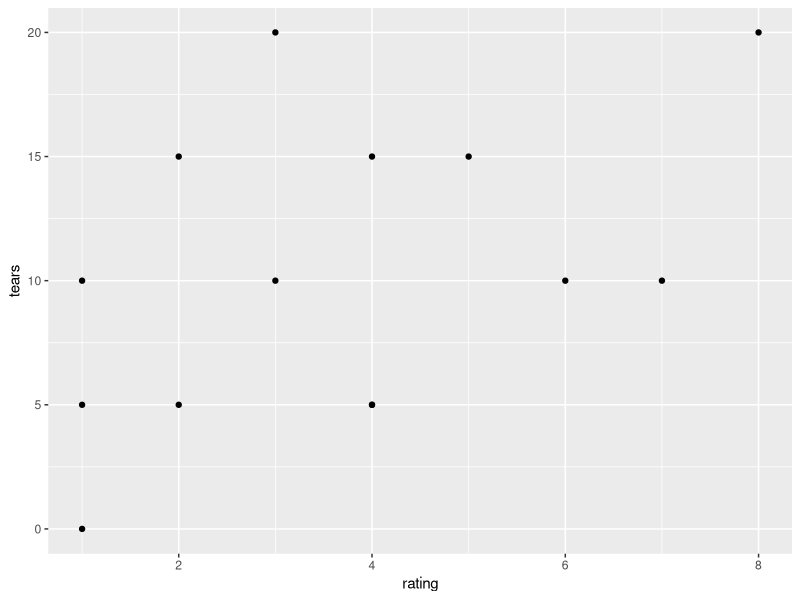
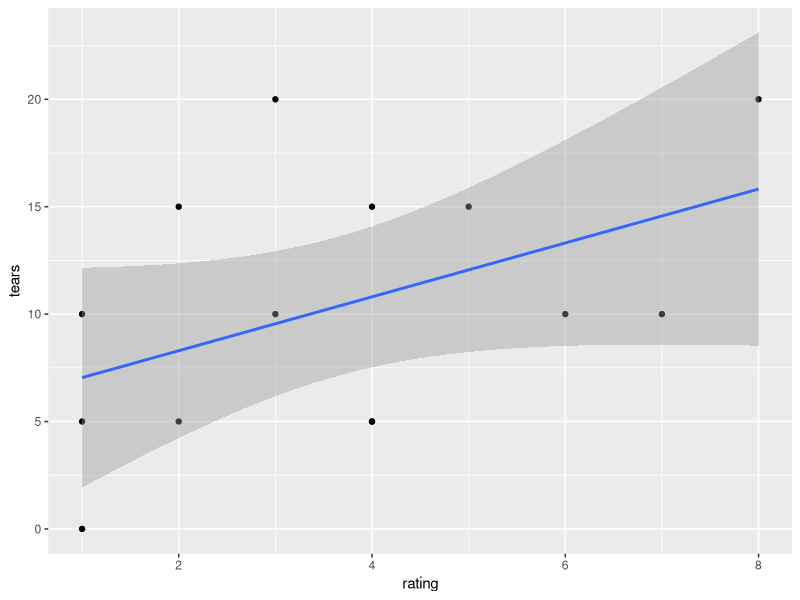
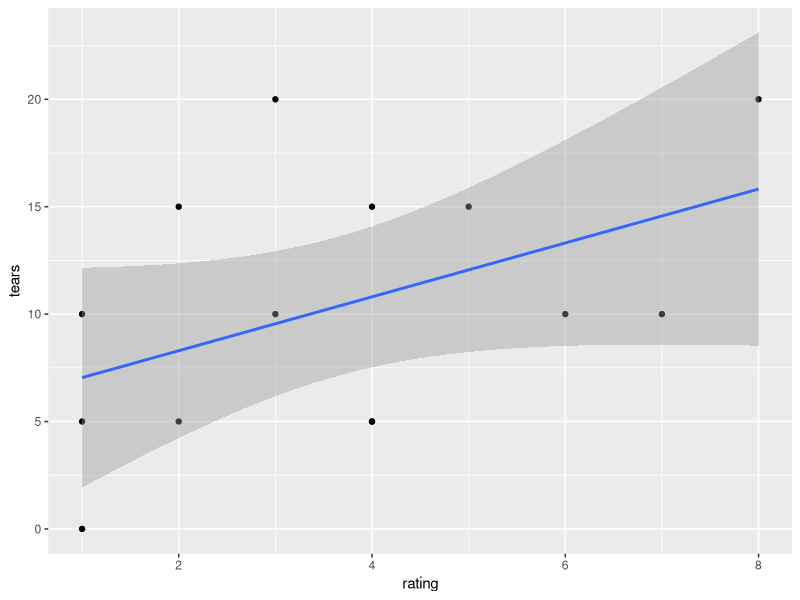
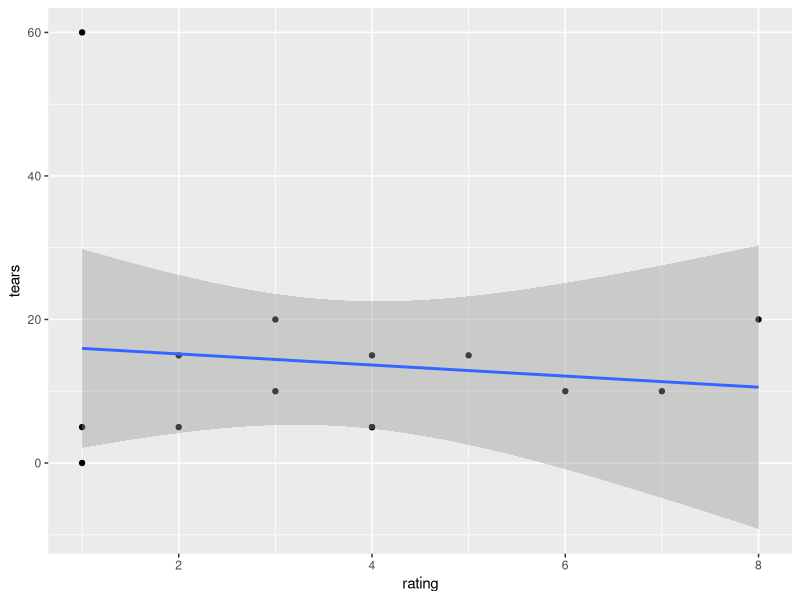
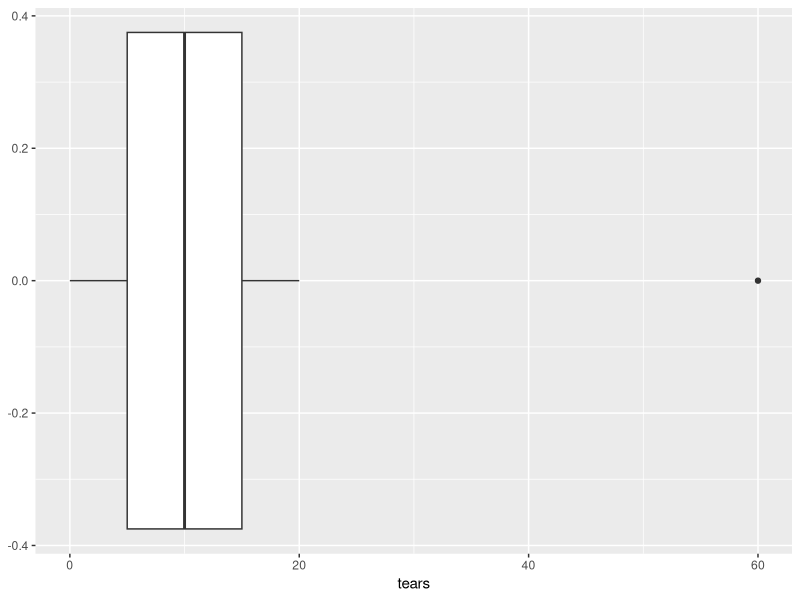

Generate these figures, in order, with R:
## ---- chunk 1
hbm<- c(60,55,67,63,69,70,75,71,72,74,78,80,60,62)
rating<- c(1,7,2,3,1,4,6,4,8,5,3,4, 2,1)
tears<- c(5,10,15,20,0,5,10,15,20,15,10,5,5,10)
participant<- 1:14
Greys<- cbind.data.frame(participant, rating, tears, hbm)
## ---- chunk 2
lm(tears ~rating, data=Greys)
## ---- chunk 3
GreysRegression<- lm(tears ~rating, data=Greys)
GreysRegression
## ---- chunk 4
summary(GreysRegression)
## ---- chunk 5
cor(Greys$tears, Greys$rating)^2
## ---- chunk 6
GreysRegression$fitted.values #predicted values of y (tears)
## ---- chunk 7
cbind.data.frame(Greys$tears, GreysRegression$fitted.values)
## ---- chunk 8
GreysRegression$residuals #error terms 
## ---- chunk 9
library(ggplot2)
ggplot(Greys, aes(rating, tears)) + geom_point() 
## ---- chunk 10
ggplot(Greys, aes(rating, tears)) + geom_point() +geom_smooth(method="lm")

## ---- chunk 11
ggplot(Greys, aes(rating, tears)) + geom_point()+geom_smooth(method="lm")
## ---- chunk 12
Greys$tears<- c(5,10,15,20,0,5,10,15,20,15,10,5,5,60)
## ---- chunk 13
ggplot(Greys, aes(rating, tears)) + geom_point()+geom_smooth(method="lm")
## ---- chunk 14
ggplot(Greys, aes(tears))+geom_boxplot()
## ---- chunk 15
lm(tears~rating+ hbm, data=Greys)
## ---- chunk 16
multipleGreys<- lm(tears~rating+ hbm, data=Greys)
summary(multipleGreys)
## ---- chunk 17
anxiety<- c(5,10,15,20,25,30,25,15,29,23,5,1,2,30,14,15,7,16,12,11)
risk<- c(10,8,7,6,5,4,3,6,12,6,8,2,13,8,9,6,8,14,17,18)
impulsivity<- c(8,9,10,6,8,6,5,3,2,6,1,3,5,7,8,9,10,1,3,5)
participant<-1:20
riskData<-cbind.data.frame(participant, anxiety,impulsivity, risk)
